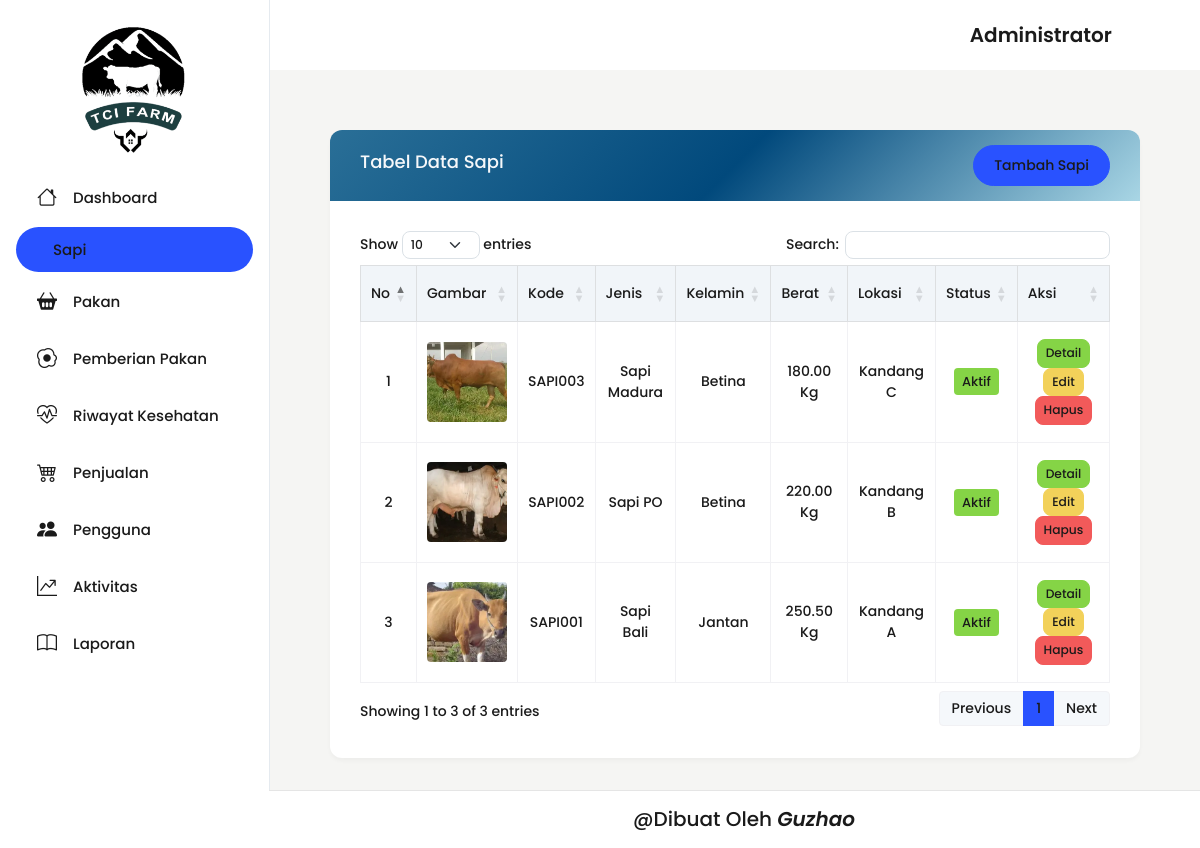
Page /backend/pages/sapi/index.php (signed in) on the committed database.
### tables this page shows
CREATE TABLE `sapi` (
  `id_sapi` int NOT NULL,
  `kode_sapi` varchar(20) NOT NULL,
  `jenis_sapi` varchar(50) NOT NULL,
  `jenis_kelamin` enum('Jantan','Betina') NOT NULL,
  `berat_badan_kg` decimal(10,2) DEFAULT NULL,
  `status_kesehatan` varchar(100) DEFAULT NULL,
  `lokasi_kandang` varchar(50) DEFAULT NULL,
  `tanggal_masuk` date DEFAULT NULL,
  `gambar` varchar(255) DEFAULT NULL,
  `status_sapi` enum('Aktif','Dijual','Terjual','Mati') NOT NULL DEFAULT 'Aktif'
);

### backend/pages/sapi/index.php (the view, shortened to what this page needs)
<?php
$page = 'sapi';
include '../../../config/connection.php';
include '../../partials/header.php';
include '../../partials/sidebar.php';
include '../../partials/navbar.php';
$qSapi = "SELECT * FROM sapi ORDER BY id_sapi DESC";
$result = mysqli_query($connect, $qSapi) or die(mysqli_error($connect));
?>
<div class="container-fluid">
    <div class="row">
        <div class="col-12">
            <div class="card w-100">
                <div class="card-header d-flex align-items-center justify-content-between"
                    style="background: linear-gradient(135deg, #2a6f97, #01497c, #a9d6e5); border: none;">
                    <h5 class="text-light">Tabel Data Sapi</h5>
                    <a href="./create.php" class="btn btn-primary">Tambah Sapi</a>
                </div>
                <div class="card-body">
                    <div class="table-responsive">
                        <table id="sapiTable" class="table table-bordered w-100 text-center align-middle">
                            <thead class="table-light">
                                <tr>
                                    <th>No</th>
                                    <th>Gambar</th>
                                    <th>Kode</th>
                                    <th>Jenis</th>
                                    <th>Kelamin</th>
                                    <th>Berat</th>
                                    <th>Lokasi</th>
                                    <th>Status</th>
                                    <th>Aksi</th>
                                </tr>
                            </thead>
                            <tbody>
                                <?php
                                $no = 1;
                                while ($item = $result->fetch_object()):
                                ?>
                                    <tr>
                                        <td><?= $no ?></td>
                                        <td>
                                            <?php if (!empty($item->gambar)): ?>
                                                <img src="../../../storages/sapi/<?= $item->gambar ?>" alt="Sapi" width="80" height="80" class="rounded">
                                            <?php else: ?>
                                                <span class="text-muted">Tidak ada</span>
                                            <?php endif; ?>
                                        </td>
                                        <td><?= $item->kode_sapi ?></td>
                                        <td><?= $item->jenis_sapi ?></td>
                                        <td><?= $item->jenis_kelamin ?></td>
                                        <td>
                                            <?= $item->berat_badan_kg ? $item->berat_badan_kg . ' Kg' : '-' ?>
                                        </td>
                                        <td><?= $item->lokasi_kandang ?></td>
                                        <td>
                                            <?php if ($item->status_sapi == 'Aktif'): ?>
                                                <span class="badge bg-success">Aktif</span>
                                            <?php elseif ($item->status_sapi == 'Dijual'): ?>
                                                <span class="badge bg-primary">Dijual</span>
                                            <?php elseif ($item->status_sapi == 'Mati'): ?>
                                                <span class="badge bg-danger">Mati</span>
                                            <?php else: ?>
                                                <span class="badge bg-secondary">-</span>
                                            <?php endif; ?>
                                        </td>
                                        <td>
                                            <a href="./detail.php?id=<?= $item->id_sapi ?>" class="btn btn-success btn-sm">Detail</a>
                                            <a href="./edit.php?id=<?= $item->id_sapi ?>" class="btn btn-warning btn-sm">Edit</a>
                                            <a href="../../actions/sapi/destroy.php?id=<?= $item->id_sapi ?>"
                                                class="btn btn-danger btn-sm"
                                                onclick="return confirm('Apakah anda yakin ingin menghapus sapi ini?')">
                                                Hapus
                                            </a>
                                        </td>
                                    </tr>
                                <?php
                                    $no++;
                                endwhile;
                                ?>
                            </tbody>
                        </table>
                    </div>
                </div>
            </div>
        </div>
    </div>
</div>
<?php
include '../../partials/footer.php';
include '../../partials/script.php';
?>

### backend/partials/header.php (shortened to what this page needs)
<!doctype html>
<html lang="en">
<head>
  <link rel="stylesheet" href="../../template_admin/src/assets/css/styles.min.css" />
  <link rel="stylesheet" href="../../template_admin/src/assets/css/custom.css">
  <link href="https://cdn.jsdelivr.net/npm/select2@4.1.0-rc.0/dist/css/select2.min.css" rel="stylesheet" />
  <link href="https://cdnjs.cloudflare.com/ajax/libs/font-awesome/6.4.2/css/all.min.css" rel="stylesheet">
</head>
<body>
  <div class="page-wrapper" id="main-wrapper" data-layout="vertical" data-navbarbg="skin6"
    data-sidebartype="full" data-sidebar-position="fixed" data-header-position="fixed">

### backend/partials/sidebar.php (shortened to what this page needs)
<aside class="left-sidebar">
  <div>
    <div class="brand-logo d-flex align-items-center justify-content-center mt-4">
      <i href="./index.html" class="text-nowrap logo-img">
        <img src="../../template_admin/src/assets/images/logos/sapi.png" alt="" />
      </i>
    </div>
    <nav class="sidebar-nav scroll-sidebar" data-simplebar="">
      <ul id="sidebarnav">
        <li class="sidebar-item mt-3">
          <a class="sidebar-link <?= ($page == 'dashboard') ? 'active' : '' ?>" href="../dashboard/index.php" aria-expanded="false">
            <span><i class="bi bi-house fs-6"></i></span>
            <span class="hide-menu">Dashboard</span>
          </a>
        </li>
        <?php if (!empty($_SESSION['hak_akses']) && $_SESSION['hak_akses'] === 'administrator'): ?>
          <li class="sidebar-item">
            <a class="sidebar-link <?= ($page == 'sapi') ? 'active' : '' ?>" href="../sapi/index.php">
              <span><iconify-icon icon="mdi:cow" class="fs-6"></iconify-icon></span>
              <span class="hide-menu">Sapi</span>
            </a>
          </li>
          <li class="sidebar-item">
            <a class="sidebar-link <?= ($page == 'pakan') ? 'active' : '' ?>" href="../pakan/index.php">
              <span><i class="bi bi-basket2-fill fs-6"></i></span>
              <span class="hide-menu">Pakan</span>
            </a>
          </li>
          <li class="sidebar-item">
            <a class="sidebar-link <?= ($page == 'pemberian_pakan') ? 'active' : '' ?>" href="../pemberian_pakan/index.php">
              <span><i class="bi bi-egg-fried fs-6"></i></span>
              <span class="hide-menu">Pemberian Pakan</span>
            </a>
          </li>
          <li class="sidebar-item">
            <a class="sidebar-link <?= ($page == 'riwayat_kesehatan') ? 'active' : '' ?>" href="../riwayat_kesehatan/index.php">
              <span><i class="bi bi-heart-pulse fs-6"></i></span>
              <span class="hide-menu">Riwayat Kesehatan</span>
            </a>
          </li>
          <li class="sidebar-item">
            <a class="sidebar-link <?= ($page == 'penjualan') ? 'active' : '' ?>" href="../penjualan/index.php">
              <span><i class="bi bi-cart4 fs-6"></i></span>
              <span class="hide-menu">Penjualan</span>
            </a>
          </li>
          <li class="sidebar-item">
            <a class="sidebar-link <?= ($page == 'pengguna') ? 'active' : '' ?>" href="../pengguna/index.php">
              <span><i class="bi bi-people-fill fs-6"></i></span>
              <span class="hide-menu">Pengguna</span>
            </a>
          </li>
          <li class="sidebar-item">
            <a class="sidebar-link <?= ($page == 'aktivitas') ? 'active' : '' ?>" href="../aktivitas/index.php">
              <span><i class="bi bi-graph-up-arrow fs-6"></i></span>
              <span class="hide-menu">Aktivitas</span>
            </a>
          </li>
          <li class="sidebar-item">
            <a class="sidebar-link <?= ($page == 'laporan') ? 'active' : '' ?>" href="../laporan/index.php">
              <span><i class="bi bi-book fs-6"></i></span>
              <span class="hide-menu">Laporan</span>
            </a>
          </li>
        <?php endif; ?>
      </ul>
    </nav>
  </div>
</aside>

### backend/partials/navbar.php (shortened to what this page needs)
<div class="body-wrapper">
  <header class="app-header">
    <nav class="navbar navbar-expand-lg navbar-light">
      <div class="navbar-collapse justify-content-end px-0" id="navbarNav">
        <ul class="navbar-nav flex-row ms-auto align-items-center justify-content-end">
          <li class="nav-item dropdown d-flex align-items-center">
            <span class="me-0 fw-bold fs-6">
              <?= ucfirst($_SESSION['hak_akses'] ?? 'User'); ?>
            </span>
            <a class="nav-link nav-icon-hover" href="javascript:void(0)" id="drop2" data-bs-toggle="dropdown"
              aria-expanded="false">
              <i class="ti ti-user-circle fs-10"></i>
            </a>
          </li>
        </ul>
      </div>
    </nav>
  </header>
  <div class="container-fluid">

### backend/partials/footer.php
<div class="footer text-center">
  <p class="mb-0 fs-6">
    @Dibuat Oleh
    <i class=" fw-semibold">Guzhao</i>
  </p>
</div>
</div>
</div>

### backend/partials/script.php (shortened to what this page needs)
<link rel="stylesheet" href="https://cdn.jsdelivr.net/npm/bootstrap-icons@1.11.3/font/bootstrap-icons.css">
<link rel="stylesheet" href="https://cdn.datatables.net/1.13.6/css/dataTables.bootstrap5.min.css">
<link rel="stylesheet" href="https://cdn.datatables.net/buttons/2.4.2/css/buttons.bootstrap5.min.css">
<link rel="stylesheet" href="https://cdn.datatables.net/1.13.6/css/dataTables.bootstrap5.min.css">
</body>
</html>

### backend/template_admin/src/assets/css/custom.css (style rules this page uses)
.body-wrapper .container-fluid, .body-wrapper .container-sm, .body-wrapper .container-md, .body-wrapper .container-lg, .body-wrapper .container-xl, .body-wrapper .container-xxl { max-width: 100% !important; margin: 0 !important; padding: 30px !important; padding-top: 65px !important; }
.table th { text-align: center; vertical-align: middle; background: #f1f5f9; }
.table td { text-align: center; vertical-align: middle; }
.table td img { display: block; margin: 0 auto; border-radius: 8px; object-fit: cover; }
body, .table, .card, .btn, .navbar { font-family: 'Poppins', sans-serif; font-weight: 500; color: #1a1a1a; }
.table th { font-weight: 700; color: #000; }
.table td { font-weight: 500; color: #222; vertical-align: middle; }
.card-header h5 { font-weight: 700; font-size: 18px; color: #fff; }
html, body, * { font-family: 'Poppins', sans-serif !important; font-weight: 500 !important; color: #1a1a1a !important; }

### backend/partials/sidebar.php (style rules this page uses)
.logo-img img { max-width: 130px; height: auto; display: block; margin: 0 auto; }

### rows in the picture
sapi: gambar (picture), kode_sapi "SAPI003", jenis_sapi "Sapi Madura", jenis_kelamin "Betina", berat_badan_kg "180.00", lokasi_kandang "Kandang C", status_sapi "Aktif"
sapi: gambar (picture), kode_sapi "SAPI002", jenis_sapi "Sapi PO", jenis_kelamin "Betina", berat_badan_kg "220.00", lokasi_kandang "Kandang B", status_sapi "Aktif"
sapi: gambar (picture), kode_sapi "SAPI001", jenis_sapi "Sapi Bali", jenis_kelamin "Jantan", berat_badan_kg "250.50", lokasi_kandang "Kandang A", status_sapi "Aktif"

### other values in the picture
$_SESSION['hak_akses'] "Administrator"
